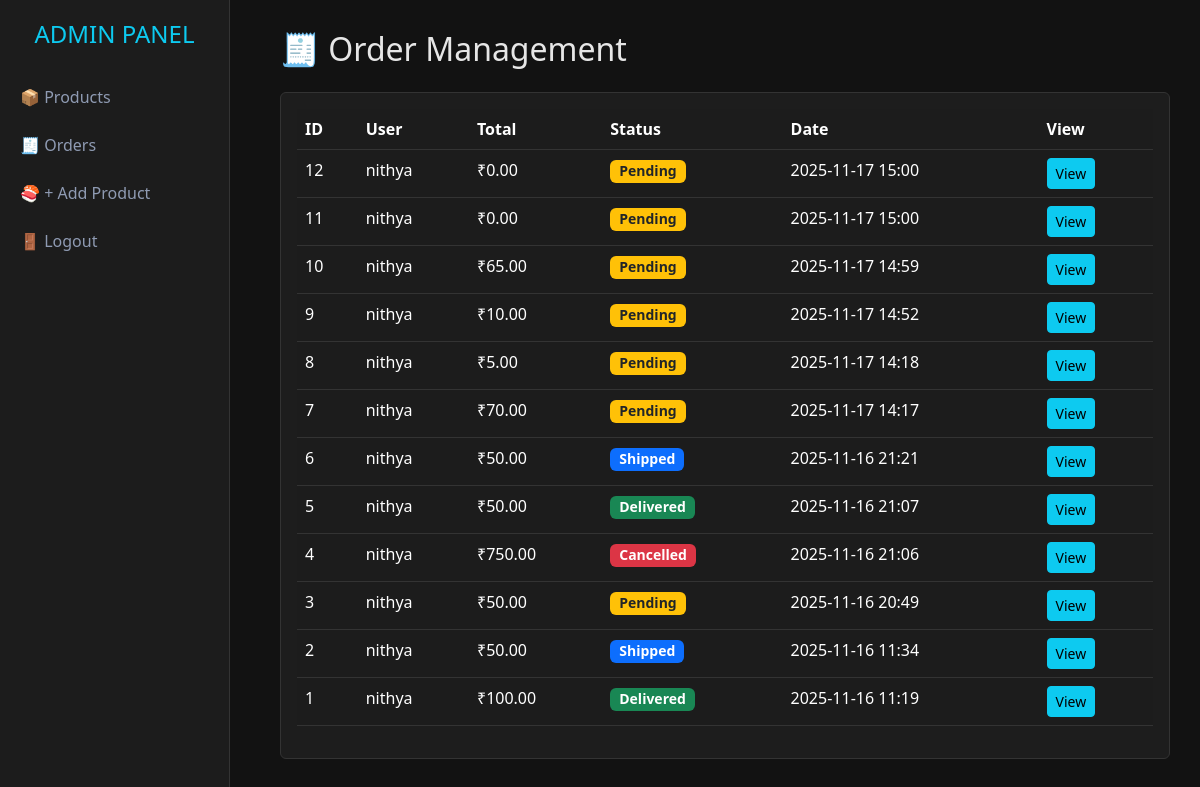
Page /store/admin/orders/ (signed in) on the committed database.
### Cart/models.py (models this page shows, shortened)
class Order(models.Model):
    STATUS_CHOICES = (
        ('Pending','Pending'),
        ('Shipped','Shipped'),
        ('Delivered','Delivered'),
        ('Cancelled','Cancelled'),
    )
    user = models.ForeignKey(User, on_delete=models.CASCADE)
    created_at = models.DateTimeField(auto_now_add=True)
    total_amount = models.DecimalField(max_digits=12, decimal_places=2, default=0)
    status = models.CharField(max_length=20, choices=STATUS_CHOICES, default='Pending')

### Store/views.py (the view)
# urls.py: path('admin/orders/', views.admin_order_list, name='admin_order_list'),
@staff_member_required
def admin_order_list(request): #admin can view user placed oreders
    orders = Order.objects.all().order_by('-created_at')
    return render(request, 'Store/admin_order_list.html', {'orders': orders})

### Store/templates/Store/admin_order_list.html (shortened to what this page needs)
{% extends 'Store/base_admin.html' %}
{% block content %}
<h2 class="mb-4">🧾 Order Management</h2>
<div class="card p-3">
<table class="table table-dark table-striped">
    <thead>
    <tr>
        <th>ID</th>
        <th>User</th>
        <th>Total</th>
        <th>Status</th>
        <th>Date</th>
        <th>View</th>
    </tr>
    </thead>
    <tbody>
    {% for order in orders %}
    <tr>
        <td>{{ order.id }}</td>
        <td>{{ order.user.username }}</td>
        <td>₹{{ order.total_amount }}</td>
        <td>
            {% if order.status == 'Pending' %}
                <span class="badge bg-warning text-dark">Pending</span>
            {% elif order.status == 'Shipped' %}
                <span class="badge bg-primary">Shipped</span>
            {% elif order.status == 'Delivered' %}
                <span class="badge bg-success">Delivered</span>
            {% else %}
                <span class="badge bg-danger">Cancelled</span>
            {% endif %}
        </td>
        <td>{{ order.created_at|date:"Y-m-d H:i" }}</td>
        <td>
            <a href="{% url 'Store:admin_order_update' order.id %}" class="btn btn-sm btn-info">View</a>
        </td>
    </tr>
    {% endfor %}
    </tbody>
</table>
</div>
{% endblock %}

### Store/templates/Store/base_admin.html (style rules this page uses)
body { background-color: #121212; color: #e6e6e6; }
.card { background-color: #1d1d1d; border: 1px solid #333; color: #e6e6e6; }
table { color: #eee; }
.table-dark { --bs-table-striped-bg: #1c1c1c; --bs-table-bg: #1c1c1c; border-color: #333; }
.badge { font-size: 14px; }

### rows in the picture
Order: id "12", user.username "nithya", total_amount "0.00", status "Pending", created_at "2025-11-17 15:00"
Order: id "11", user.username "nithya", total_amount "0.00", status "Pending", created_at "2025-11-17 15:00"
Order: id "10", user.username "nithya", total_amount "65.00", status "Pending", created_at "2025-11-17 14:59"
Order: id "9", user.username "nithya", total_amount "10.00", status "Pending", created_at "2025-11-17 14:52"
Order: id "8", user.username "nithya", total_amount "5.00", status "Pending", created_at "2025-11-17 14:18"
Order: id "7", user.username "nithya", total_amount "70.00", status "Pending", created_at "2025-11-17 14:17"
Order: id "6", user.username "nithya", total_amount "50.00", status "Shipped", created_at "2025-11-16 21:21"
Order: id "5", user.username "nithya", total_amount "50.00", status "Delivered", created_at "2025-11-16 21:07"
Order: id "4", user.username "nithya", total_amount "750.00", status "Cancelled", created_at "2025-11-16 21:06"
Order: id "3", user.username "nithya", total_amount "50.00", status "Pending", created_at "2025-11-16 20:49"
Order: id "2", user.username "nithya", total_amount "50.00", status "Shipped", created_at "2025-11-16 11:34"
Order: id "1", user.username "nithya", total_amount "100.00", status "Delivered", created_at "2025-11-16 11:19"
